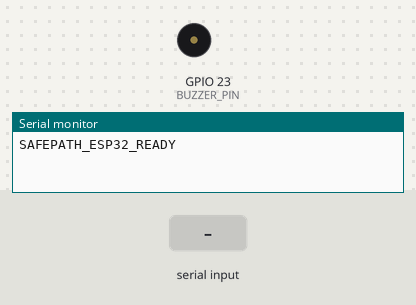
Bench run of a sketch on a simulated ESP32. Shown: buzzer (waves = sounding, pin HIGH), the last lines printed to the serial monitor. Inputs (shaded band) come from the test bench.

Above: at 1.2 s.
1.3 s: "TEST\n" received over Serial
At 1.47 s:
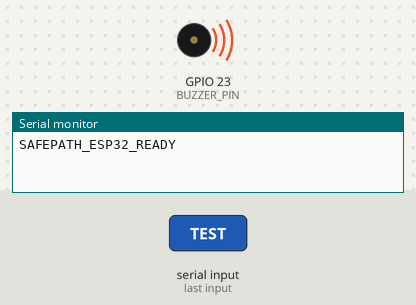
3.1 s: "ALERT_ON\n" received over Serial
At 4.2 s:
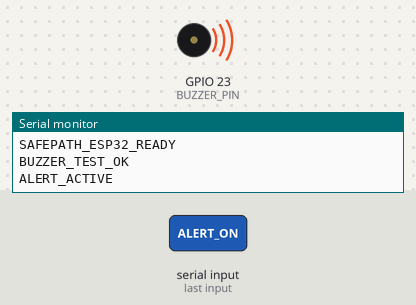
4.6 s: "ALERT_OFF\n" received over Serial
At 5.3 s:
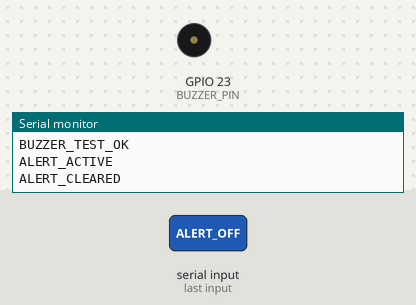
Timing chart, 0 to 7.6 s (numbered marks = the images above; inputs shaded):
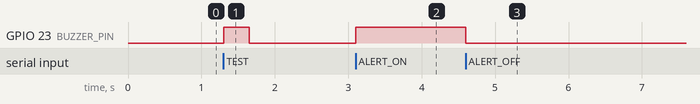

Measured:
- after the input at 1.3 s, GPIO 23 (BUZZER_PIN): LOW → HIGH at once, → LOW 0.35 s later
- after the input at 3.1 s, GPIO 23 (BUZZER_PIN): LOW → HIGH at once
- after the input at 4.6 s, GPIO 23 (BUZZER_PIN): HIGH → LOW at once

The sketch:

safepath_esp32_buzzer.ino
```cpp
/* SafePath AI ESP32 buzzer serial receiver
   Upload using Arduino IDE. Serial baud rate must match the Streamlit app (115200).
   GPIO 23 is used for a low-current active buzzer module. Adapt wiring for your module.
*/
const int BUZZER_PIN = 23;
String commandBuffer = "";
bool alertActive = false;

void setBuzzer(bool on) {
  alertActive = on;
  digitalWrite(BUZZER_PIN, on ? HIGH : LOW);
}

void setup() {
  pinMode(BUZZER_PIN, OUTPUT);
  setBuzzer(false);
  Serial.begin(115200);
  Serial.println("SAFEPATH_ESP32_READY");
}

void loop() {
  while (Serial.available() > 0) {
    char ch = (char)Serial.read();
    if (ch == '\n' || ch == '\r') {
      commandBuffer.trim();
      if (commandBuffer == "TEST") {
        setBuzzer(true);
        delay(350);
        setBuzzer(false);
        Serial.println("BUZZER_TEST_OK");
      } else if (commandBuffer == "ALERT_ON") {
        setBuzzer(true);
        Serial.println("ALERT_ACTIVE");
      } else if (commandBuffer == "ALERT_OFF") {
        setBuzzer(false);
        Serial.println("ALERT_CLEARED");
      } else if (commandBuffer.length() > 0) {
        Serial.println("UNKNOWN_COMMAND");
      }
      commandBuffer = "";
    } else if (commandBuffer.length() < 64) {
      commandBuffer += ch;
    }
  }
}
```
